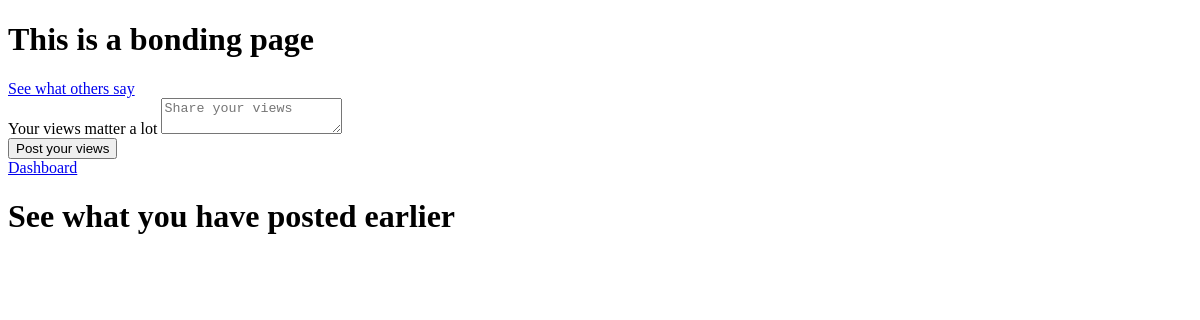
/write (signed in), run on an earlier commit of the app's database.
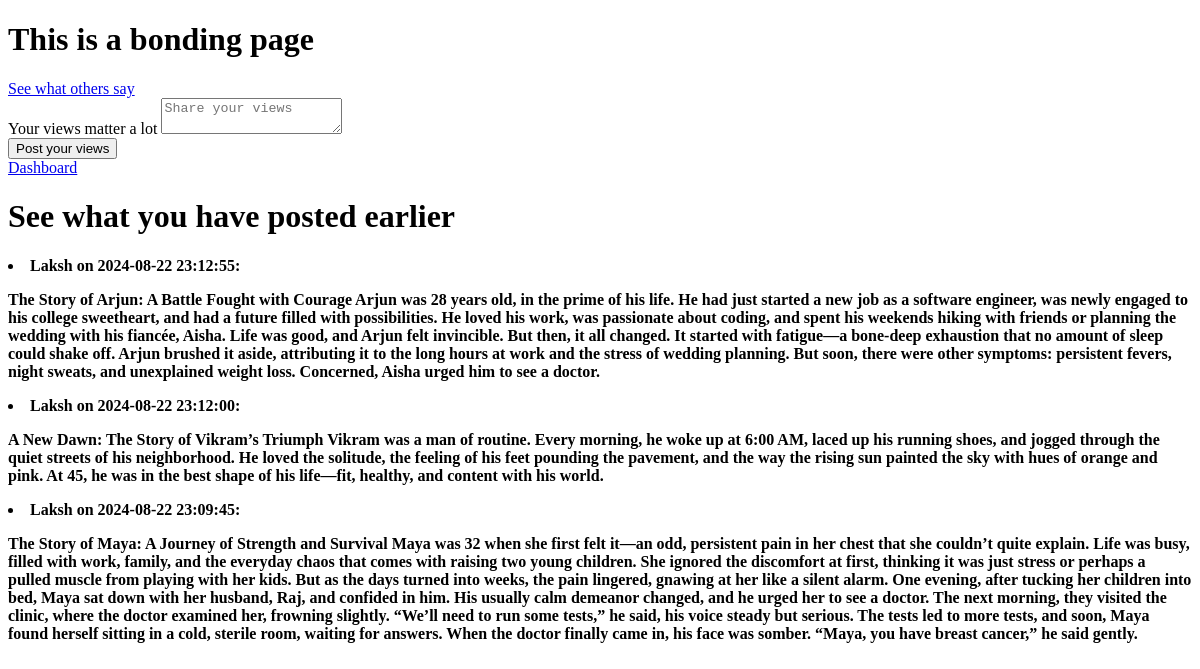
And on a later commit of the database.
### app.py (models this page shows)
class Bond(db.Model):
    id=db.Column(db.Integer,primary_key=True)
    content=db.Column(db.Text,nullable=False)
    author=db.Column(db.String(80),nullable=False)
    date_posted=db.Column(db.DateTime,default=datetime.now)

### app.py (the view)
@app.route('/write',methods=['GET','POST'])
@login_required
def write():
    form=Bond_page()
    if form.validate_on_submit():
        post=Bond(content=form.content.data,author=current_user.username)
        db.session.add(post)
        db.session.commit()
        return redirect(url_for('bonding'))
    posts = Bond.query.filter_by(author=current_user.username).order_by(Bond.date_posted.desc()).all()
    return render_template('write.html',form=form,posts=posts)

### app.py
class Bond_page(FlaskForm):
    content=TextAreaField("Your views matter a lot",render_kw={'placeholder':'Share your views'})
    submit=SubmitField("Post your views")

### app.py (called while the page is built)
@login_manager.user_loader
def load_user(user_id):
    return User.query.get(int(user_id))

### templates/write.html (shortened to what this page needs)
<!DOCTYPE html>
<html>
    <head>
        <link rel="stylesheet" href="">
    </head>
    <body>
        <h1>This is a bonding page</h1>
        <a href="{{url_for('bonding')}}" >See what others say</a>
        <form method='POST' action="">
            <div>
                {{ form.content.label }}
                {{ form.content(size=50) }}
            </div>
            <div>
                {{ form.submit() }}
            </div>
            <a href="{{url_for('dashboard')}}" >Dashboard </a>
        </form>
        <h1>See what you have posted earlier</h1>
        {% for post in  posts%}
        <li><strong>{{post.author}} on  {{ post.date_posted.strftime('%Y-%m-%d %H:%M:%S') }}:</strong></li>
        <p><strong>{{post.content}}</strong></p>
        {% endfor %}
    </body>
</html>

What changed in the data, as far as the page shows it:
added Bond: author "Laksh", date_posted "2024-08-22 23:12:55", content "The Story of Arjun: A Battle Fought with Courage Arjun was 28 years old, in the prime of his life. He had just started a new job as a software engineer, was newly engaged to his college sweetheart, and had a future filled with possibilities. He loved his work, was passionate about coding, and spent his weekends hiking with friends or planning the wedding with his fiancée, Aisha. Life was good, and Arjun felt invincible. But then, it all changed. It started with fatigue—a bone-deep exhaustion that no amount of sleep could shake off. Arjun brushed it aside, attributing it to the long hours at work and the stress of wedding planning. But soon, there were other symptoms: persistent fevers,…"
added Bond: author "Laksh", date_posted "2024-08-22 23:12:00", content "A New Dawn: The Story of Vikram’s Triumph Vikram was a man of routine. Every morning, he woke up at 6:00 AM, laced up his running shoes, and jogged through the quiet streets of his neighborhood. He loved the solitude, the feeling of his feet pounding the pavement, and the way the rising sun painted the sky with hues of orange and pink. At 45, he was in the best shape of his life—fit, healthy, and content with his world."
added Bond: author "Laksh", date_posted "2024-08-22 23:09:45", content "The Story of Maya: A Journey of Strength and Survival Maya was 32 when she first felt it—an odd, persistent pain in her chest that she couldn’t quite explain. Life was busy, filled with work, family, and the everyday chaos that comes with raising two young children. She ignored the discomfort at first, thinking it was just stress or perhaps a pulled muscle from playing with her kids. But as the days turned into weeks, the pain lingered, gnawing at her like a silent alarm. One evening, after tucking her children into bed, Maya sat down with her husband, Raj, and confided in him. His usually calm demeanor changed, and he urged her to see a doctor. The next morning, they visited the clinic,…"
